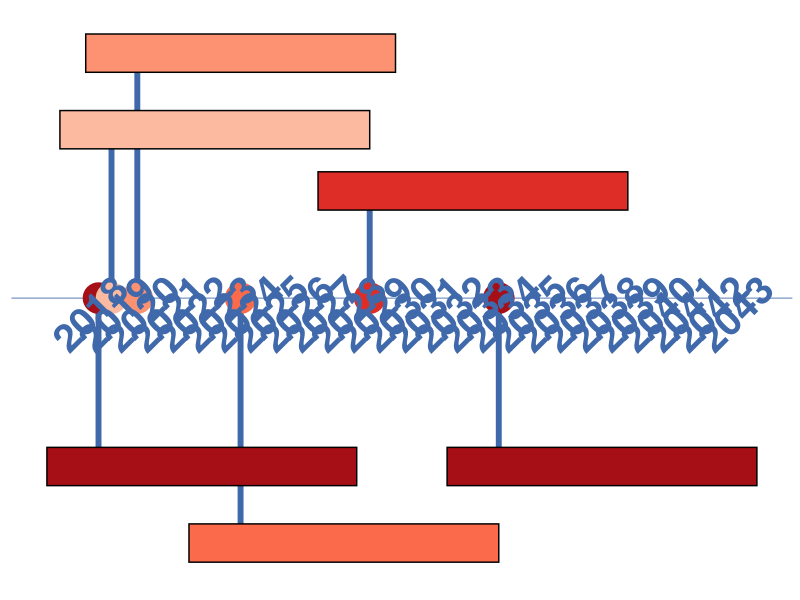

Recreate this plot in R.
#Install Packages
list.of.packages <- c("ggplot2", "scales","lubridate")
new.packages <- list.of.packages[!(list.of.packages %in% installed.packages()[,"Package"])]
if(length(new.packages)) install.packages(new.packages)
lapply(list.of.packages, require, character.only = TRUE)

pal_heart <- c('#a50f15','#fcbba1','#fc9272','#fb6a4a','#de2d26','#a50f15')
blue_heart <- "#3F69AA"

##Using this example code: http://benalexkeen.com/creating-a-timeline-graphic-using-r-and-ggplot2/

# set working directory
setwd("~/Documents/GradSchool/MSDS455/git_repos/MSDS455_Charlie/data")

df <- read.table(file="slide8_smoking.txt",sep="\t",header=TRUE,quote="")

df$start = mdy(df$start)
df$text = factor(df$text,levels = levels(df$text)[c(7,4,2:3,5:6,1)])

positions <- c(0.5, -0.5, 0.75, -0.75, 0.3, -0.5)
directions <- c(1, -1)

line_pos <- data.frame(
  "start"=unique(df$start),
  "position"=rep(positions, length.out=length(unique(df$start))),
  "direction"=rep(directions, length.out=length(unique(df$start)))
)

df <- merge(x=df, y=line_pos, by="start", all = TRUE)
df <- df[with(df, order(start)), ]

text_offset <- 0.05

df$month_count <- ave(df$start==df$start, df$start, FUN=cumsum)
df$text_position <- (df$month_count * text_offset * df$direction) + df$position
head(df)

month_buffer <- 2

month_date_range <- seq(min(df$start) - months(month_buffer), max(df$start) + months(month_buffer), by='month')
month_format <- format(month_date_range, '%b')
month_df <- data.frame(month_date_range, month_format)

year_date_range <- seq(min(df$start) - years(1), max(df$start) + years(10), by='year')
year_date_range <- as.Date(
  intersect(
    ceiling_date(year_date_range, unit="year"),
    floor_date(year_date_range, unit="year")
  ),  origin = "1970-01-01"
)
year_format <- format(year_date_range, '%Y')
year_df <- data.frame(year_date_range, year_format)

df$w = strwidth(df$text, 'inches') + 0.25
df$h = strheight(df$text, 'inches') + 0.25

df$box_ymin <- df$text_position - (df$h/4)
df$box_ymax <- df$text_position + (df$h/4)

#### PLOT ####
setwd("~/Documents/GradSchool/MSDS455/git_repos/MSDS455_Charlie/visualizations")
png(file = "slide_8_smoking.png",width = 2500, height = 1600) 
timeline_plot<-ggplot(df,aes(x=start,y=0, col=text))
timeline_plot<-timeline_plot+labs(col="Milestones")
timeline_plot<-timeline_plot+scale_color_manual(values=rep(blue_heart,6), labels=c("Instantly","6 months","1 year","5 years","10 years","15 years","Placeholder"), drop = FALSE)
timeline_plot<-timeline_plot+theme_classic()

# Plot horizontal black line for timeline
timeline_plot<-timeline_plot+geom_hline(yintercept=0, 
                                        color = blue_heart, size=0.3)

# Plot vertical segment lines for milestones
timeline_plot<-timeline_plot+geom_segment(data=df[df$month_count == 1,], aes(y=position,yend=0,xend=start), color=blue_heart, size=2)

# Plot scatter points at zero and date
timeline_plot<-timeline_plot+geom_point(aes(y=0), size=10,color=pal_heart)

# Don't show axes, remove legend
timeline_plot<-timeline_plot+theme(axis.line.y=element_blank(),
                                   axis.text.y=element_blank(),
                                   axis.title.x=element_blank(),
                                   axis.title.y=element_blank(),
                                   axis.ticks.y=element_blank(),
                                   axis.text.x =element_blank(),
                                   axis.ticks.x =element_blank(),
                                   axis.line.x =element_blank(),
                                   legend.position = "none")

# Show text for each month
#timeline_plot<-timeline_plot+geom_text(data=month_df, aes(x=month_date_range,y=-0.1,label=month_format),size=2.5,vjust=0.5, color='black', angle=90)
# Show year text
timeline_plot<-timeline_plot+geom_text(data=year_df, aes(x=year_date_range,y=-0.05,label=year_format, fontface="bold",angle = 45),size=10, color=blue_heart)

#Create a box for text
timeline_plot<-timeline_plot+geom_rect(data = df, mapping=aes(xmin = start- years(2), xmax = start+ years(10), ymin = box_ymin, ymax = box_ymax),fill = pal_heart,color="black")

# Show text for each milestone
timeline_plot<-timeline_plot+geom_text(aes(y=text_position,hjust=0.1,label=stringr::str_wrap(text, 50)),size=10,fontface="bold",color="white")
print(timeline_plot)
dev.off()
